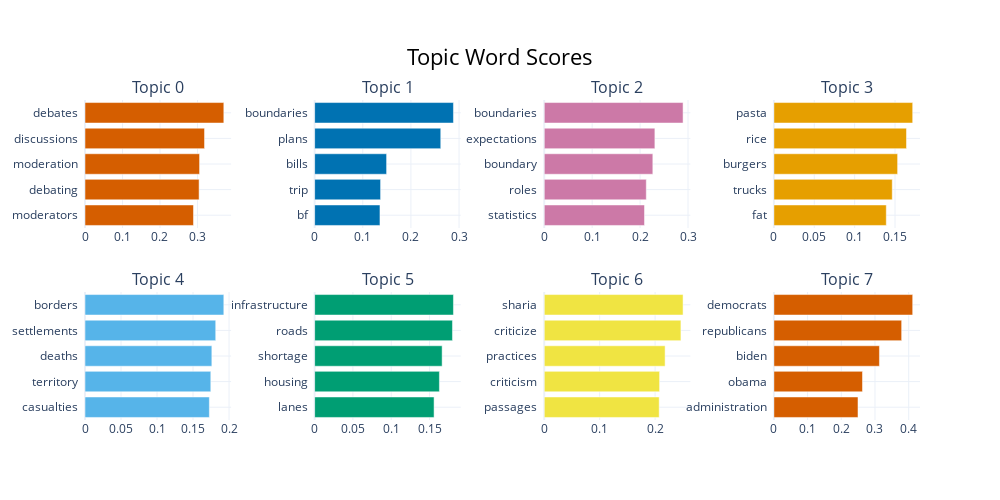

Notebook source saved alongside this figure:
### Code cell
topic_model.visualize_barchart()

### Figure 1 — Plotly figure (JSON) as saved in the notebook; plotly's stock layout.template omitted (floating-point values rounded to 4 significant figures)
{"data": [{"marker": {"color": "#D55E00"}, "orientation": "h", "type": "bar", "x": [0.2893, 0.3043, 0.3056, 0.3188, 0.3702], "xaxis": "x", "y": ["moderators  ", "debating  ", "moderation  ", "discussions  ", "debates  "], "yaxis": "y"}, {"marker": {"color": "#0072B2"}, "orientation": "h", "type": "bar", "x": [0.1357, 0.137, 0.1495, 0.262, 0.2883], "xaxis": "x2", "y": ["bf  ", "trip  ", "bills  ", "plans  ", "boundaries  "], "yaxis": "y2"}, {"marker": {"color": "#CC79A7"}, "orientation": "h", "type": "bar", "x": [0.2092, 0.213, 0.2266, 0.2309, 0.2897], "xaxis": "x3", "y": ["statistics  ", "roles  ", "boundary  ", "expectations  ", "boundaries  "], "yaxis": "y3"}, {"marker": {"color": "#E69F00"}, "orientation": "h", "type": "bar", "x": [0.1392, 0.1466, 0.1532, 0.1642, 0.1719], "xaxis": "x4", "y": ["fat  ", "trucks  ", "burgers  ", "rice  ", "pasta  "], "yaxis": "y4"}, {"marker": {"color": "#56B4E9"}, "orientation": "h", "type": "bar", "x": [0.1727, 0.1747, 0.1761, 0.1815, 0.1927], "xaxis": "x5", "y": ["casualties  ", "territory  ", "deaths  ", "settlements  ", "borders  "], "yaxis": "y5"}, {"marker": {"color": "#009E73"}, "orientation": "h", "type": "bar", "x": [0.1559, 0.1629, 0.1664, 0.1799, 0.1812], "xaxis": "x6", "y": ["lanes  ", "housing  ", "shortage  ", "roads  ", "infrastructure  "], "yaxis": "y6"}, {"marker": {"color": "#F0E442"}, "orientation": "h", "type": "bar", "x": [0.2074, 0.2081, 0.2181, 0.2466, 0.2505], "xaxis": "x7", "y": ["passages  ", "criticism  ", "practices  ", "criticize  ", "sharia  "], "yaxis": "y7"}, {"marker": {"color": "#D55E00"}, "orientation": "h", "type": "bar", "x": [0.2496, 0.2629, 0.3132, 0.3791, 0.4119], "xaxis": "x8", "y": ["administration  ", "obama  ", "biden  ", "republicans  ", "democrats  "], "yaxis": "y8"}], "layout": {"annotations": [{"font": {"size": 16}, "showarrow": false, "text": "Topic 0", "x": 0.0875, "xanchor": "center", "xref": "paper", "y": 1, "yanchor": "bottom", "yref": "paper"}, {"font": {"size": 16}, "showarrow": false, "text": "Topic 1", "x": 0.3625, "xanchor": "center", "xref": "paper", "y": 1, "yanchor": "bottom", "yref": "paper"}, {"font": {"size": 16}, "showarrow": false, "text": "Topic 2", "x": 0.6375, "xanchor": "center", "xref": "paper", "y": 1, "yanchor": "bottom", "yref": "paper"}, {"font": {"size": 16}, "showarrow": false, "text": "Topic 3", "x": 0.9125, "xanchor": "center", "xref": "paper", "y": 1, "yanchor": "bottom", "yref": "paper"}, {"font": {"size": 16}, "showarrow": false, "text": "Topic 4", "x": 0.0875, "xanchor": "center", "xref": "paper", "y": 0.4, "yanchor": "bottom", "yref": "paper"}, {"font": {"size": 16}, "showarrow": false, "text": "Topic 5", "x": 0.3625, "xanchor": "center", "xref": "paper", "y": 0.4, "yanchor": "bottom", "yref": "paper"}, {"font": {"size": 16}, "showarrow": false, "text": "Topic 6", "x": 0.6375, "xanchor": "center", "xref": "paper", "y": 0.4, "yanchor": "bottom", "yref": "paper"}, {"font": {"size": 16}, "showarrow": false, "text": "Topic 7", "x": 0.9125, "xanchor": "center", "xref": "paper", "y": 0.4, "yanchor": "bottom", "yref": "paper"}], "height": 500, "hoverlabel": {"bgcolor": "white", "font": {"family": "Rockwell", "size": 16}}, "showlegend": false, "title": {"font": {"color": "Black", "size": 22}, "text": "Topic Word Scores", "x": 0.5, "xanchor": "center", "yanchor": "top"}, "width": 1000, "xaxis": {"anchor": "y", "domain": [0, 0.175], "showgrid": true}, "xaxis2": {"anchor": "y2", "domain": [0.275, 0.45], "showgrid": true}, "xaxis3": {"anchor": "y3", "domain": [0.55, 0.725], "showgrid": true}, "xaxis4": {"anchor": "y4", "domain": [0.825, 1], "showgrid": true}, "xaxis5": {"anchor": "y5", "domain": [0, 0.175], "showgrid": true}, "xaxis6": {"anchor": "y6", "domain": [0.275, 0.45], "showgrid": true}, "xaxis7": {"anchor": "y7", "domain": [0.55, 0.725], "showgrid": true}, "xaxis8": {"anchor": "y8", "domain": [0.825, 1], "showgrid": true}, "yaxis": {"anchor": "x", "domain": [0.6, 1], "showgrid": true}, "yaxis2": {"anchor": "x2", "domain": [0.6, 1], "showgrid": true}, "yaxis3": {"anchor": "x3", "domain": [0.6, 1], "showgrid": true}, "yaxis4": {"anchor": "x4", "domain": [0.6, 1], "showgrid": true}, "yaxis5": {"anchor": "x5", "domain": [0, 0.4], "showgrid": true}, "yaxis6": {"anchor": "x6", "domain": [0, 0.4], "showgrid": true}, "yaxis7": {"anchor": "x7", "domain": [0, 0.4], "showgrid": true}, "yaxis8": {"anchor": "x8", "domain": [0, 0.4], "showgrid": true}}}
